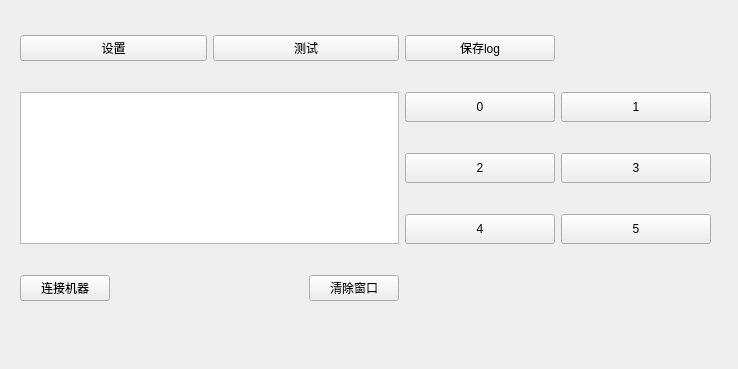
<?xml version="1.0" encoding="UTF-8"?>
<ui version="4.0">
 <class>mainWidget</class>
 <widget class="QWidget" name="mainWidget">
  <property name="geometry">
   <rect>
    <x>0</x>
    <y>0</y>
    <width>738</width>
    <height>369</height>
   </rect>
  </property>
  <property name="windowTitle">
   <string>mainWidget</string>
  </property>
  <widget class="QWidget" name="">
   <property name="geometry">
    <rect>
     <x>20</x>
     <y>10</y>
     <width>691</width>
     <height>321</height>
    </rect>
   </property>
   <layout class="QGridLayout" name="gridLayout">
    <item row="0" column="0" colspan="2">
     <widget class="QPushButton" name="b_setting">
      <property name="text">
       <string>设置</string>
      </property>
     </widget>
    </item>
    <item row="0" column="2" colspan="2">
     <widget class="QPushButton" name="b_testing">
      <property name="text">
       <string>测试</string>
      </property>
     </widget>
    </item>
    <item row="0" column="4">
     <widget class="QPushButton" name="b_log_keeping">
      <property name="text">
       <string>保存log</string>
      </property>
     </widget>
    </item>
    <item row="1" column="4">
     <widget class="QPushButton" name="b0">
      <property name="minimumSize">
       <size>
        <width>150</width>
        <height>30</height>
       </size>
      </property>
      <property name="text">
       <string>0</string>
      </property>
     </widget>
    </item>
    <item row="1" column="5">
     <widget class="QPushButton" name="b1">
      <property name="minimumSize">
       <size>
        <width>150</width>
        <height>30</height>
       </size>
      </property>
      <property name="text">
       <string>1</string>
      </property>
     </widget>
    </item>
    <item row="2" column="4">
     <widget class="QPushButton" name="b2">
      <property name="minimumSize">
       <size>
        <width>150</width>
        <height>30</height>
       </size>
      </property>
      <property name="text">
       <string>2</string>
      </property>
     </widget>
    </item>
    <item row="2" column="5">
     <widget class="QPushButton" name="b3">
      <property name="minimumSize">
       <size>
        <width>150</width>
        <height>30</height>
       </size>
      </property>
      <property name="text">
       <string>3</string>
      </property>
     </widget>
    </item>
    <item row="3" column="4">
     <widget class="QPushButton" name="b4">
      <property name="minimumSize">
       <size>
        <width>150</width>
        <height>30</height>
       </size>
      </property>
      <property name="text">
       <string>4</string>
      </property>
     </widget>
    </item>
    <item row="3" column="5">
     <widget class="QPushButton" name="b5">
      <property name="minimumSize">
       <size>
        <width>150</width>
        <height>30</height>
       </size>
      </property>
      <property name="text">
       <string>5</string>
      </property>
     </widget>
    </item>
    <item row="4" column="0">
     <widget class="QPushButton" name="b_connect">
      <property name="text">
       <string>连接机器</string>
      </property>
     </widget>
    </item>
    <item row="4" column="1" colspan="2">
     <spacer name="horizontalSpacer">
      <property name="orientation">
       <enum>Qt::Horizontal</enum>
      </property>
      <property name="sizeHint" stdset="0">
       <size>
        <width>40</width>
        <height>20</height>
       </size>
      </property>
     </spacer>
    </item>
    <item row="4" column="3">
     <widget class="QPushButton" name="b_clear">
      <property name="text">
       <string>清除窗口</string>
      </property>
     </widget>
    </item>
    <item row="1" column="0" rowspan="3" colspan="4">
     <widget class="QTextEdit" name="textEdit">
      <property name="readOnly">
       <bool>true</bool>
      </property>
     </widget>
    </item>
   </layout>
  </widget>
 </widget>
 <resources/>
 <connections/>
</ui>
